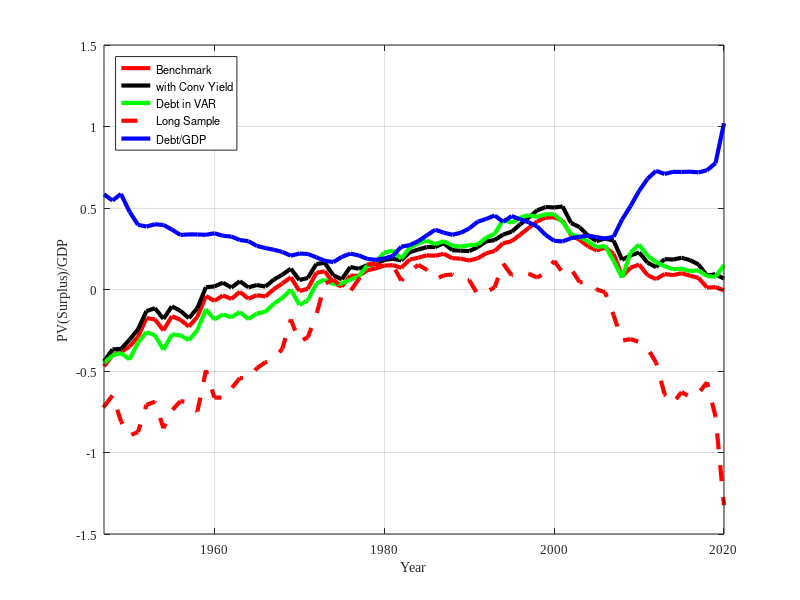

Here is the MATLAB script that generated this plot: (Note: this script raises an error after producing the figure.)
clear; close all;

f = figure;

load('MAT/CS30.mat');
plot(ttime, s, 'r', 'LineWidth', 3); hold on;
axis([min(ttime) max(ttime) -4 4])

load('MAT/CS_ConvYield.mat');
plot(ttime, s, 'k', 'LineWidth', 3); hold on;

load('MAT/CS_WithDebt30.mat');
plot(ttime, s, 'g', 'LineWidth', 3); hold on;

load('MAT/CS_LongSample30.mat');
plot(ttime, s, 'r--', 'LineWidth', 3); hold on;

load('MAT/CS30.mat');
plot(ttime, gdebt(2:end), 'b', 'LineWidth', 3); hold on;

legend('Benchmark', 'with Conv Yield', 'Debt in VAR', 'Long Sample', ...
    'Debt/GDP', 'Location', 'NorthWest')

xlabel('Year')
ylabel('PV(Surplus)/GDP')
set(gca, 'Layer', 'top', 'FontSize', 9)
set(gca, 'FontName', 'Times New Roman')
ylim([-1.5 1.5]);
grid
f.PaperSize = [6 4];
print(['../figures/cs_summary.pdf'], '-dpdf', '-fillpage');
